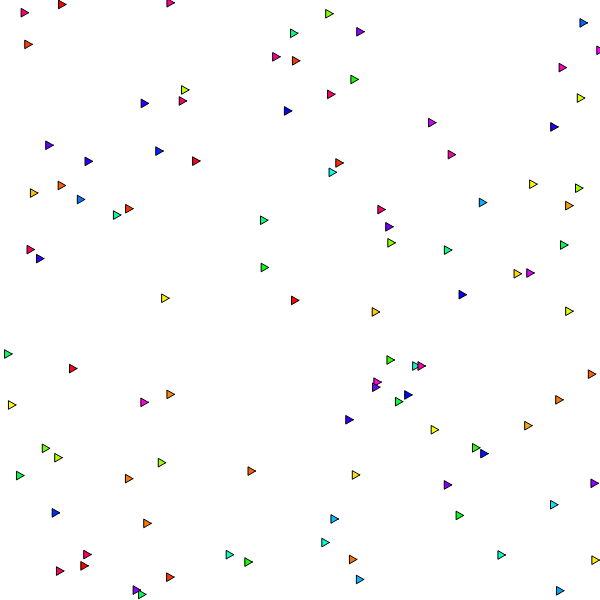
Frame 1 (no input)
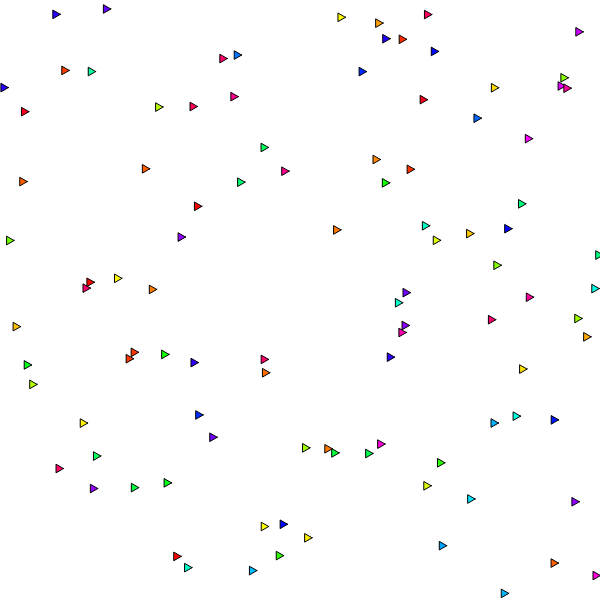
Frame 60 (no input)
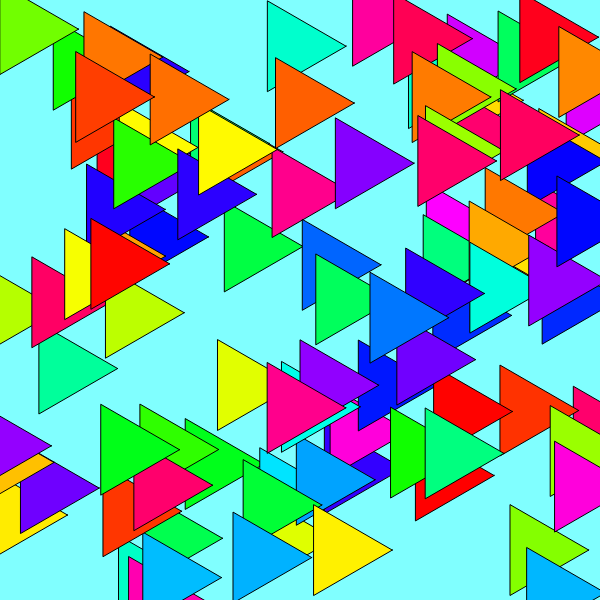
Frame 120 (the mouse pressed at the canvas centre since frame 60)

The p5.js sketch that drew these frames (run headless with seeded random() and noise() and a simulated clock; from frame 60 on, the mouse is pressed at the canvas centre):

// p5.js sketch
// ── sketch.js
let ob = [];

function setup() 
{
  createCanvas(600, 600);
  for (let i = 0; i < 100; i++) //no of particles 
  {
    ob[i] = new Particle();
  }
  colorMode(HSB);
}

function draw() 
{

  let hue = 
      map(mouseX, 0, width, 0, 360);//colour changes from 0 to 360 
  let saturation = 
      map(mouseY, 0, height, 0, 100);
  background(hue, saturation, 100);

  for (let i = 0; i < ob.length; i++) 
  {
    ob[i].update();
    ob[i].display();
  }
}

class Particle 
{
  constructor() 
  { //properties of particles
    this.x = random(width);
    this.y = random(height);
    this.stepX = random(-5, 5);
    this.stepY = random(-5, 5);
    this.c = random(360);//size
    this.shapeSides = 3; // Start with a triangle
    // Initial size of the particle
    this.size = random(10, 60);
  }

  update() 
  {
    this.x += this.stepX;//increment along x axis 
    this.y += this.stepY;//increment along y axis 

    if (this.x < 0 || this.x > width) 
    {
      this.stepX = -this.stepX; //bounce along x axis 
    }
    if (this.y < 0 || this.y > height) 
    {
      this.stepY = -this.stepY;//bounce along y axis 
    }
    
    this.size = 
      map(mouseX, 0, width, 10,200);
    //size changes from small to large 
  }

  display() 
  {
    fill(this.c, 100, 100);//hsb 
    let angle = TWO_PI /this.shapeSides;
    beginShape();
    for (let i = 0; i < this.shapeSides; i++) 
    {
      let xPos = this.x + cos(angle * i) * this.size / 2;//angle along x axis
      let yPos = this.y + sin(angle * i) * this.size / 2;//angle along y axis 
      vertex(xPos, yPos);//adds vertex to shape 
    }
    endShape(CLOSE);
  }
}

function mouseClicked() //interactive 
{
  for (let i = 0; i < ob.length; i++) 
  {
    ob[i].shapeSides++;
    if (ob[i].shapeSides > 20) //triangle, square, pentagon,hexagon, heptagon, octagon  
    {
      ob[i].shapeSides = 3; // Reset to triangle if more than 8 sides
    }
  }
}
